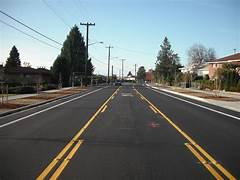
#> input picture lane.jpg, 240 x 180 px
$ python Image_lane_detection.py
#> lines starting #> are read from the running program, lines starting #| are printed output that depends on the picture
import cv2
import numpy as np
import matplotlib.pyplot as plt

def make_coordinates(image,line_parameters):
    slope, intercept=line_parameters
    y1=image.shape[0]
    y2=int(y1*(3/5))
    x1=int((y1-intercept)/slope)
    x2=int((y2-intercept)/slope)
    return np.array([x1,y1,x2,y2])

def average_slope_intercept(image,lines):
    left_fit=[]
    right_fit=[]
    for line in lines:
        x1,y1,x2,y2 = line.reshape(4)
        parameters=np.polyfit((x1,x2),(y1,y2),1)
        slope=parameters[0]
        intercept=parameters[1]
        if slope<0:
            left_fit.append((slope,intercept))
        else:
            right_fit.append((slope,intercept))
    left_fit_average=np.average(left_fit,axis=0)
    right_fit_average=np.average(right_fit,axis=0)
    left_line=make_coordinates(image,left_fit_average)
    right_line=make_coordinates(image,right_fit_average)
    return np.array([left_line,right_line])

def canny(image):
    gray=cv2.cvtColor(image, cv2.COLOR_RGB2GRAY)
    blur=cv2.GaussianBlur(gray,(5,5),0)
    canny=cv2.Canny(blur,100,150)
    return canny

def display_lines(image, lines):
    line_image=np.zeros_like(image)
    if lines is not None:
        for x1,y1,x2,y2 in lines:
            cv2.line(line_image,(x1,y1),(x2,y2),(255,0,0), 10)
    return line_image

def region_of_interest(image):
    height, width = image.shape
    polygons=np.array([
        [(0,height),(width,height),(width,height*0.4),(0,height*0.4)]
        ])
    mask=np.zeros_like(image)
    cv2.fillPoly(mask,polygons,255)
    masked_image=cv2.bitwise_and(image,mask)
    return masked_image

image=cv2.imread('lane.jpg')
#> image is the input picture: shape (180, 240, 3); mean B, G, R 118.2, 117.6, 108.8
lane_image=np.copy(image)
canny_image=canny(lane_image)
#> in canny, `gray=cv2.cvtColor(image, cv2.COLOR_RGB2GRAY)`:
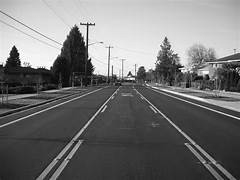
#> gray: shape (180, 240); min 0, max 255, mean 116.8
#> in canny, `blur=cv2.GaussianBlur(gray,(5,5),0)`:
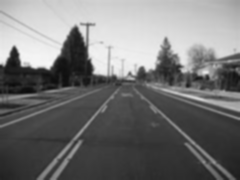
#> blur: shape (180, 240); min 11, max 247, mean 116.8
#> in canny, `canny=cv2.Canny(blur,100,150)`:
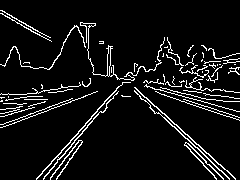
#> canny: shape (180, 240); 7.5% white in thin lines or dots
#cropped_image=region_of_interest(canny)
lines=cv2.HoughLinesP(canny_image, 2,np.pi/180,100,np.array([]),minLineLength=40,maxLineGap=5)
#> lines = [[85, 123, 137, 65], [43, 179, 100, 111], [193, 141, 235, 178], [36, 178, 78, 133], [145, 85, 237, 111], [2, 127, 97, 91], [156, 106, 199, 146]]
averaged_lines=average_slope_intercept(lane_image,lines)
#> the loop in average_slope_intercept, `for line in lines:` made 7 passes
#> (x1, y1, x2, y2, slope, intercept) on passes 1 to 7: (85, 123, 137, 65, -1.12, 217.8), (43, 179, 100, 111, -1.19, 230.3), (193, 141, 235, 178, 0.881, -29.02), (36, 178, 78, 133, -1.07, 216.6), (145, 85, 237, 111, 0.283, 44.02), (2, 127, 97, 91, -0.379, 127.8), (156, 106, 199, 146, 0.93, -39.12)
#> after the loop in average_slope_intercept, `for line in lines:`: left_fit = [(-1.12, 217.8), (-1.19, 230.3), (-1.07, 216.6), (-0.379, 127.8)]; right_fit = [(0.881, -29.02), (0.283, 44.02), (0.93, -39.12)]
#> in average_slope_intercept, `left_fit_average=np.average(left_fit,axis=0)`: left_fit_average = [-0.94, 198.1]
#> in average_slope_intercept, `right_fit_average=np.average(right_fit,axis=0)`: right_fit_average = [0.698, -8.04]
#> in make_coordinates, `slope, intercept=line_parameters`: slope = -0.94; intercept = 198.1
#> in make_coordinates, `x1=int((y1-intercept)/slope)`: x1 = 19
#> in make_coordinates, `x2=int((y2-intercept)/slope)`: x2 = 95
#> in average_slope_intercept, `left_line=make_coordinates(image,left_fit_average)`: left_line = [19, 180, 95, 108]
#> in average_slope_intercept, `right_line=make_coordinates(image,right_fit_average)`: right_line = [269, 180, 166, 108]
#> averaged_lines = [[19, 180, 95, 108], [269, 180, 166, 108]]
line_image=display_lines(lane_image,averaged_lines)
#> the loop in display_lines, `for x1,y1,x2,y2 in lines:` made 2 passes
#> after the loop in display_lines, `for x1,y1,x2,y2 in lines:`:
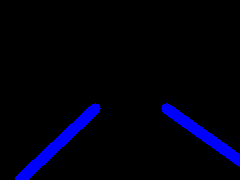
#> line_image: shape (180, 240, 3); mean of channels 0, 1, 2 13.1, 0, 0; drawn as B, G, R
combo_image=cv2.addWeighted(lane_image, 0.8,line_image,1,1)
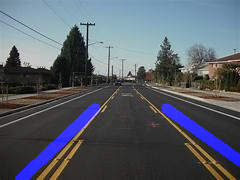
#> combo_image: shape (180, 240, 3); mean B, G, R 106.3, 95.1, 88.1
cv2.imshow("result",combo_image)
cv2.waitKey(0)
